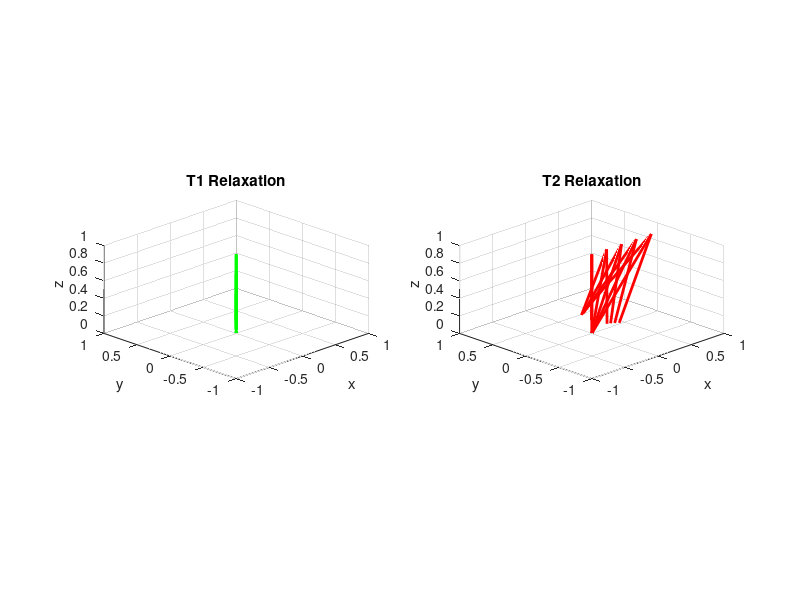

This chart was generated by the following MATLAB code:
% T1 and T2 Relaxation Bloch Vectors Visualization
figure('Position', [100, 100, 1200, 600]);

% T1 relaxation vectors (along z-axis)
subplot(1,2,1);
hold on; grid on; axis equal;
title('T1 Relaxation');
xlabel('x'); ylabel('y'); zlabel('z');
xlim([-1,1]); ylim([-1,1]); zlim([0,1]);
view([-45 20]);
for z = linspace(0, 1, 5)
    quiver3(0, 0, 0, 0, 0, z, 'g', 'LineWidth', 2, 'MaxHeadSize', 0.5);
end

% T2 relaxation vectors (in xy-plane, decaying x)
subplot(1,2,2);
hold on; grid on; axis equal;
title('T2 Relaxation');
xlabel('x'); ylabel('y'); zlabel('z');
xlim([-1,1]); ylim([-1,1]); zlim([0,1]);
view([-45 20]);
for x = linspace(1, 0, 5)
    quiver3(0, 0, 0, x, 0, 1, 'r', 'LineWidth', 2, 'MaxHeadSize', 0.5);
end
saveas(gcf, 't1_t2_bloch_vectors.png');
